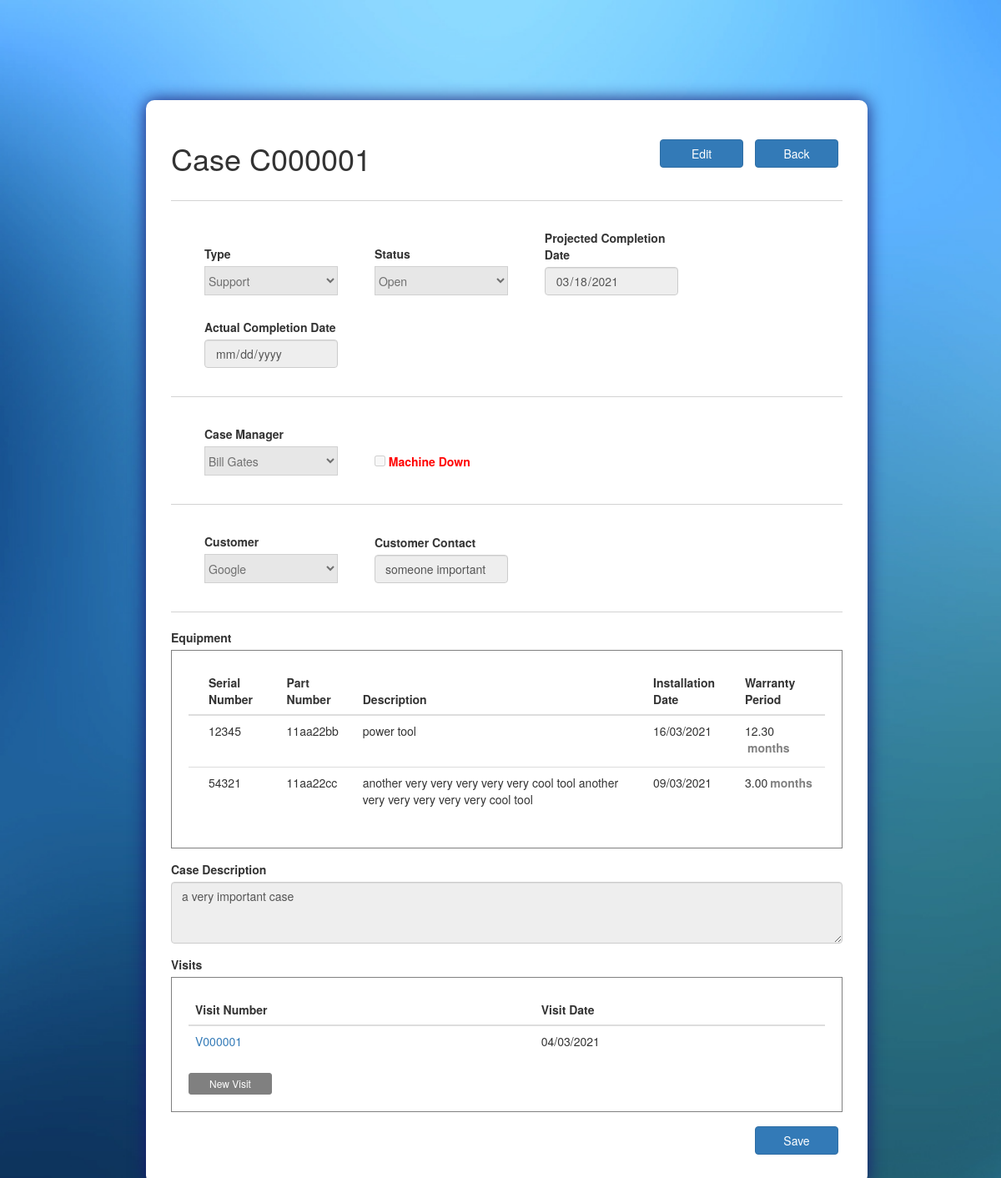
The page /case/C000001/ (signed in) on the database as committed earlier.
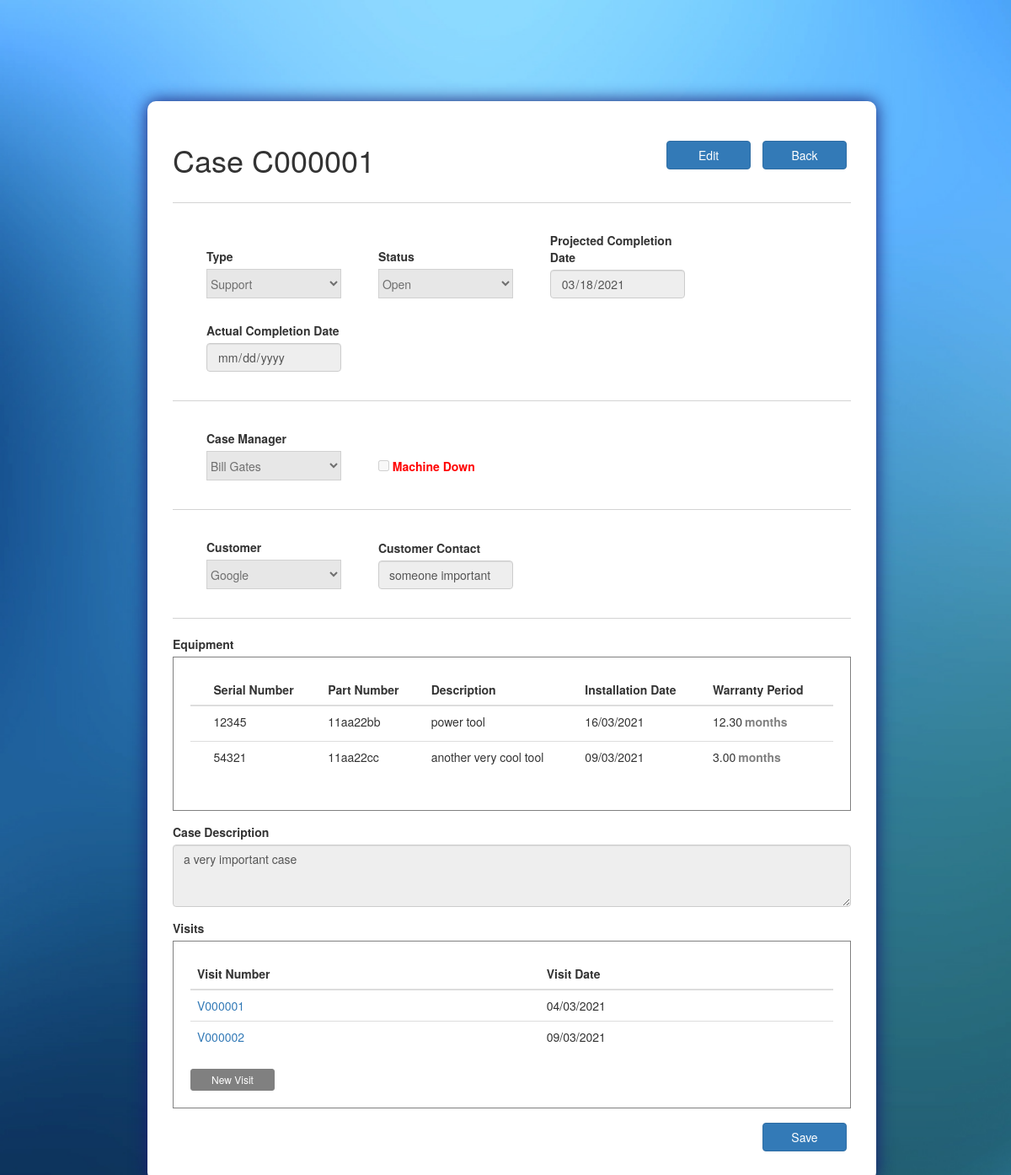
The same page on the database as committed later.
### ASISupport_app/models.py (models this page shows, shortened)
class Case(models.Model):
	TYPES = (
		('Support', 'Support'),
		('Training', 'Training'),
		('Maintenance', 'Maintenance'),
		('installation','Installation')
	)
	STATUSES = (
		('Open', 'Open'),
		('Resolved', 'Resolved'),
		('Closed', 'Closed'),
		('On Hold','On Hold'),
		('Cancelled','Cancelled')
	)
	case_num = models.CharField(max_length=100, primary_key=True)
	case_type = models.CharField(max_length=100, choices=TYPES)
	status = models.CharField(max_length=100, choices=STATUSES)
	create_date = models.DateTimeField(default=timezone.now)
	target_date = models.DateField()
	actual_date = models.DateField(blank=True, null=True)
	case_manager = models.ForeignKey(Employee, on_delete=models.CASCADE)
	machine_down =  models.BooleanField(default=False)
	customer = models.ForeignKey(Customer, on_delete=models.CASCADE)
	customer_contact = models.CharField(max_length=100)
	case_description = models.TextField()
	cancellation_reason = models.TextField(blank=True, null=True)

class Employee(models.Model):
	employee_id = models.CharField(max_length=100, primary_key=True)
	first_name = models.CharField(max_length=100)
	last_name = models.CharField(max_length=100)
	phone_number = models.CharField(max_length=100)
	email = models.EmailField(max_length=254, unique = True)
	password = models.CharField(max_length=100)
	def __str__(self):
		return f'{self.first_name} {self.last_name}'

class Customer(models.Model):
	customer_name = models.CharField(max_length=100, primary_key=True)
	def __str__(self):
		return self.customer_name

class Equipment(models.Model):
	equip_sn = models.CharField(max_length=100, primary_key=True)
	equip_pn = models.CharField(max_length=100)
	equip_description = models.TextField()
	installation_date = models.DateTimeField()
	warranty = models.DecimalField(max_digits=20, decimal_places=2) #in months
	def __str__(self):
		return self.equip_sn

class Visit(models.Model):
	visit_num = models.CharField(max_length=100, primary_key=True)
	case_num = models.ForeignKey(Case, on_delete=models.CASCADE)
	visit_date = models.DateTimeField(default = timezone.now)
	engineer = models.ForeignKey(Employee, on_delete=models.CASCADE)
	customer = models.ForeignKey(Customer, on_delete=models.CASCADE)#!!!must be same customer as in case
	customer_contact = models.CharField(max_length=100)#!!!must be same customer as in case
	remote =  models.BooleanField(default=False)
	visit_start = models.TimeField()
	visit_end = models.TimeField()
	travel_hours = models.DecimalField(max_digits=20, decimal_places=2, default=0.00)
	num_of_engineers = models.IntegerField(blank=True, null=True)
	visit_summary = models.TextField()

### ASISupport_app/views.py (the view)
# urls.py: path('case/<id>/', views.case_view, name = 'view_case'),
@login_required(login_url='/accounts/login/')
def case_view(request, id):
	state = 'view'
	case = Case.objects.get(case_num=id)
	visits = Visit.objects.filter(case_num=id)
	case_equipment_lst = CaseEquipment.objects.filter(case_num=id)
	equip_lst = [ce.equip_sn for ce in case_equipment_lst]
	equipment = Equipment.objects.filter(equip_sn__in=equip_lst)
	statuses = Case.STATUSES
	return render(request, 'ASISupport_app/case.html', locals())

### templates/ASISupport_app/case.html (shortened to what this page needs)
<!DOCTYPE html>
{% extends "ASISupport_app/base.html" %}
{% load static %}
{% block head_block %}
	<link rel="stylesheet" type="text/css" href="{% static 'css/case.css' %}">
{% endblock %}
{% block body_block %}
	<section class="col-sm-1 col-sm-10 col-sm-1">
		<form class="form-container" action="{% url 'ASISupport_app:new_case' %}" method="POST">
			{% if state == 'view' %}
				<h1 class="inline_it">Case {{ case.case_num }}</h1>
				<div class="action_btn">
					<button type="submit" class="btn btn-primary">Edit</button>
					<button type="submit" class="btn btn-primary">Back</button>
				</div>
			{% else %}
				<h1 class="inline_it">New Case</h1>
			{% endif %}
			<hr class="solid">
			<div class="inline_it inline_spacing">
				<div>
					<label for="type">Type</label>
				</div>
				{% if state == 'view' %}
					<select class="form-select select_bar" name="type" disabled>
						<option selected>{{ case.case_type }}</option>
					</select>
				{% endif %}
			</div>
			<div class="inline_it inline_spacing">
				<div>
					<label for="status">Status</label>
				</div>
					{% if state == 'view' %}
						<select class="form-select select_bar" name="status" disabled>
							<option selected>{{ case.status }}</option>
						</select>
					{% endif %}
			</div>
			<div class="inline_it inline_spacing">
				<div>
					<label class="date_bar" for="projected_date">Projected Completion Date</label>
				</div>
				{% if state == 'view' %}
					<input class="form-control datepicker date_bar" name="projected_date" type="date" value="{{ case.target_date|date:'Y-m-d' }}" disabled>
				{% else %}
					<input class="form-control datepicker date_bar" name="projected_date" type="date">
				{% endif %}
			</div>
			<div class="inline_it inline_spacing last_row_object">
				<div>
					<label for="actual_date">Actual Completion Date</label>
				</div>
				{% if state == 'view' %}
					<input class="form-control datepicker date_bar" name="actual_date" type="date" value="{{ case.actual_date|date:'Y-m-d' }}" disabled>
				{% else %}
					<input class="form-control datepicker date_bar" name="actual_date" type="date">
				{% endif %}
			</div>
			<hr class="solid">
			<div class="inline_it inline_spacing">
				<div>
					<label for="case_manager">Case Manager</label>
				</div>
				{% if state == 'view' %}
					<select class="form-select select_bar" name="case_manager" disabled>
						<option selected>{{ case.case_manager }}</option>
					</select>
				{% endif %}
			</div>
			<div class="form-check inline_it inline_spacing machine_down_cb last_row_object">
				{% if state == 'view' %}
					{% if case.machine_down %}
						<input type="checkbox" name="machine_down" checked disabled>
					{% else %}
						<input type="checkbox" name="machine_down" disabled>
					{% endif %}
				{% else %}
					<input type="checkbox" name="machine_down">
				{% endif %}
				<label for="machine_down">Machine Down</label>
			</div>
			<hr class="solid">
			<div class="inline_it inline_spacing">
				<div>
					<label for="customer">Customer</label>
				</div>
				{% if state == 'view' %}
					<select class="form-select select_bar" name="customer" disabled>
						<option selected>{{ case.customer }}</option>
					</select>
				{% endif %}
			</div>
			<div class="inline_it inline_spacing last_row_object">
				<div>
					<label for="customer_contact">Customer Contact</label>
				</div>
				{% if state == 'view' %}
					<input class="form-control text_bar" name="customer_contact" type="text" placeholder="Enter Name..." value="{{ case.customer_contact }}" disabled>
				{% else %}
					<input class="form-control text_bar" name="customer_contact" type="text" placeholder="Enter Name...">
				{% endif %}
			</div>
			<hr class="solid">
			<div>
				<label>Equipment</label>
				<div class="object_table">
					<table class="table table-hover">
						<thead>
							<tr>
								<th scope="col"></th>
								<th scope="col">Serial Number</th>
					    		<th scope="col">Part Number</th>
					    		<th scope="col">Description</th>
					    		<th scope="col">Installation Date</th>
					    		<th scope="col">Warranty Period</th>
					    	</tr>
						</thead>
						{% if state == 'view' %}
							<tbody>
								{% for equip in equipment %}
										<tr>
											<td></td>
											<td>{{ equip.equip_sn }}</td>
											<td>{{ equip.equip_pn }}</td>
											<td>{{ equip.equip_description }}</td>
											<td>{{ equip.installation_date|date:'d/m/Y' }}</td>
											<td>{{ equip.warranty }}<label>months</label></td>
										</tr>
								{% endfor %}
							</tbody>
						{% endif %}
					</table>
				</div>
			</div>
			<div class="form-group description_bar">
				<label for="case_description">Case Description</label>
				{% if state == 'view' %}
					<textarea class="form-control" name="case_description" rows="3" disabled>{{ case.case_description }}</textarea>
				{% else %}
					<textarea class="form-control" name="case_description" rows="3"></textarea>
				{% endif %}
			</div>
			{% if state == 'view' %}
			<div>
				<label>Visits</label>
				<div class="object_table">
					<table class="table table-hover">
						<thead>
							<tr>
					    		<th scope="col">Visit Number</th>
					    		<th scope="col">Visit Date</th>
					    	</tr>
						</thead>
						<tbody>
							{% for visit in visits %}
							<tr>
								<td><a href="{% url 'ASISupport_app:view_visit' visit.visit_num %}">{{ visit.visit_num }}</a></td>
								<td>{{ visit.visit_date|date:'d/m/Y' }}</td>
							</tr>
							{% endfor %}
						</tbody>
					</table>
					<a href="{% url 'ASISupport_app:new_visit' %}" class="btn btn-primary btn-sm new_visit_btn">New Visit</a>
				</div>
			</div>
			{% endif %}
			<div class="action_btn">
				<button type="submit" class="btn btn-primary">Save</button>
			</div>
		</form>
	</section>
{% endblock %}

### templates/ASISupport_app/base.html (shortened to what this page needs)
<!DOCTYPE html>
{% load static %}
<html>
	<head>
		<link rel="stylesheet" href="https://stackpath.bootstrapcdn.com/bootstrap/4.1.3/css/bootstrap.min.css">
		<link rel="stylesheet" href="https://maxcdn.bootstrapcdn.com/bootstrap/3.3.6/css/bootstrap.min.css" >
		<link rel="stylesheet" type="text/css" href="{% static 'css/base.css' %}">
		{% block head_block %}
		{% endblock %}
	</head>
	<body>
		<section class="container-fluid">
			<section class="row justify-content-center">
				{% block body_block %}
				{% endblock %}
			</section>
		</section>
	</body>
</html>

### static/css/base.css (style rules this page uses)
body { background-image: url('/static/images/Background1.jpg'); background-repeat: no-repeat; background-attachment: fixed; background-size: cover; }
.form-container { position: absolute; top: 15vh; background: #fff; padding: 30px; border-radius: 10px; box-shadow: 0px 0px 20px 0px #191970; }
hr.solid { border-top: 1px solid LightGray; }
.inline_it { display: inline-block; }

### static/css/case.css (style rules this page uses)
.form-container { margin: 0px 60px 0px; }
.select_bar { width: 160px; height: 35px; }
.date_bar { width: 160px; }
.inline_spacing { margin: 14px 0px; padding: 0px 0px 0px 40px; }
.last_row_object { padding-right: 40px; }
.text_bar { width: 160px; }
.machine_down_cb { color: red; }
.object_table { border: 1px solid gray; padding: 20px; width: 100%; }
.description_bar { margin: 15px 0px 15px 0px; }
.action_btn { float: right; margin-top: 12px; }
.action_btn button { width: 100px; margin: 5px; }
.new_visit_btn { width: 100px; background-color: gray; border-color: gray; padding: 3px; }
tr td:last-child label { color: gray; }
select:disabled { background: #dddddd; }
td label { padding-left: 3px; }

Rows that differ between the two databases and show on the page:
changed Equipment "11aa22cc": equip_description "another very very very very very cool tool another very very very very very cool tool" → "another very cool tool"
added Visit: visit_num "V000002", visit_date "09/03/2021"
